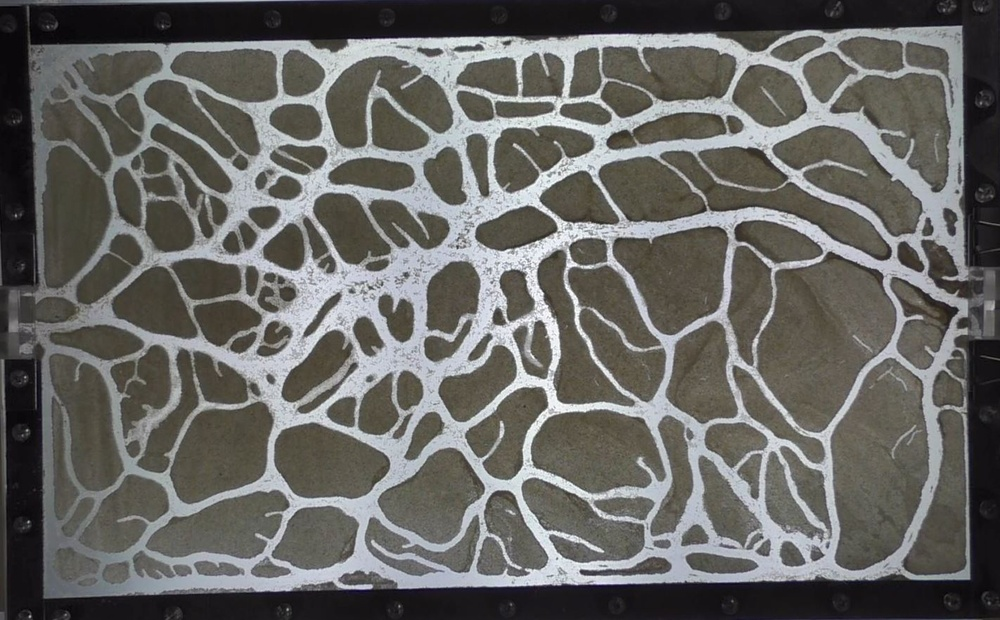
#> input picture before.jpg, 1000 x 620 px, shrunk from 1422 x 881 before the run
$ python RGB.py
#> lines starting #> are read from the running program, lines starting #| are printed output that depends on the picture; after the words box and inside, x2 and y2 are one past the last pixel; in counts of white or black regions, pixels touching at a corner belong together
import cv2

# trackbar function
def nothing(x):
    pass

cv2.namedWindow('Binary')
cv2.createTrackbar('threshold', 'Binary', 0, 255, nothing)
cv2.setTrackbarPos('threshold', 'Binary', 127)

#input image
img_color = cv2.imread('before.jpg', cv2.IMREAD_COLOR)
#> img_color is the input picture: shape (620, 1000, 3); mean B, G, R 99, 102, 102.8
img_gray = cv2.cvtColor(img_color, cv2.COLOR_BGR2GRAY)

while(True):
    low = cv2.getTrackbarPos('threshold', 'Binary')
    ret, img_binary = cv2.threshold(img_gray, low, 255, cv2.THRESH_BINARY)
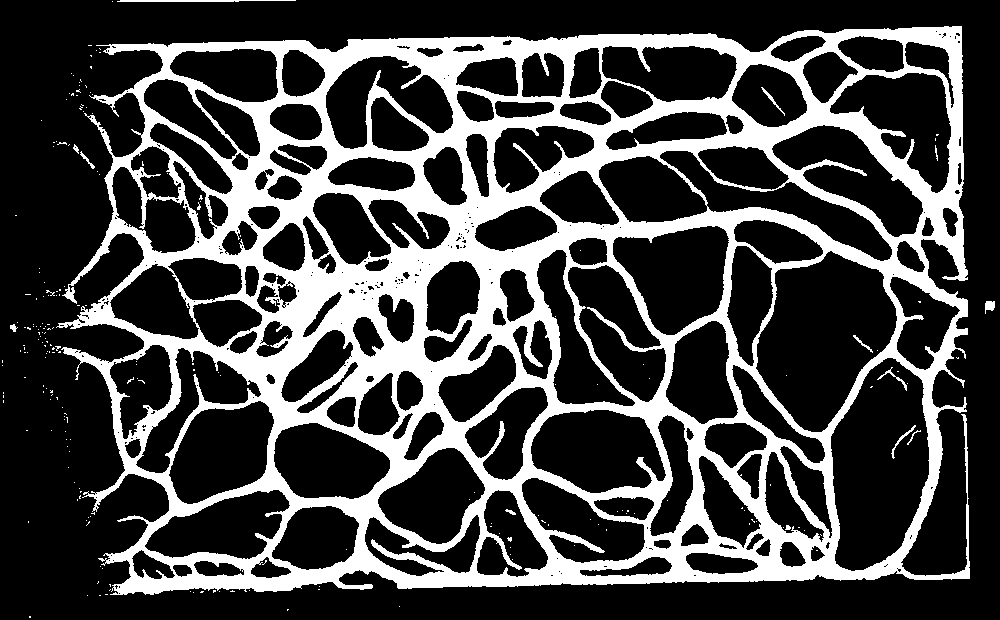
#> img_binary: shape (620, 1000); 26.4% white; 222 white regions (208 under 20 px), largest, box (x1, y1, x2, y2) and area: (56, 26, 970, 595) 161999, (117, 0, 296, 2) 297, (891, 425, 916, 459) 97
#> ret = 127
    cv2.imshow("Binary", img_binary)

    #esc 누르면 탈출
    if cv2.waitKey(1)&0xFF == 27:
#> (key Esc is pressed here)
        break


cv2.destroyAllWindows()


"""
#seperate black area
lower_black = (0, 0, 0)
upper_black = (100, 50, 30)

img_black = cv2.inRange(img_color, lower_black, upper_black)

cv2.imshow('img_black', img_black)
cv2.waitKey(0)
cv2.destroyAllWindows()


#seperate brown area
lower_brown = (100, 50, 80)
upper_brown = (200, 150, 180)

img_brown = cv2.inRange(img_color, lower_brown, upper_brown)

cv2.imshow('img_brown', img_brown)

cv2.waitKey(0)
cv2.destroyAllWindows()
"""
